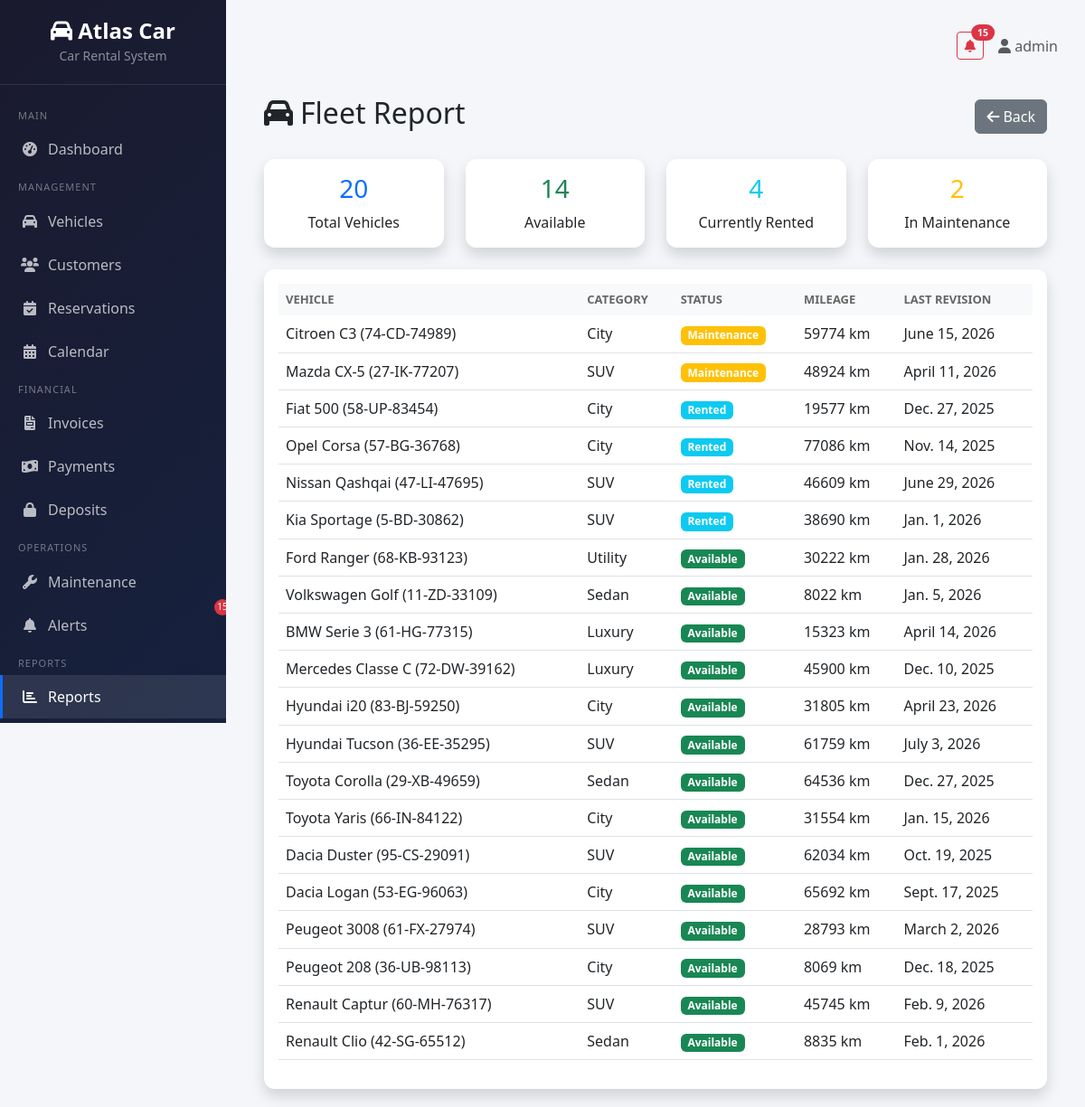
Page /reports/fleet/ (signed in) on the committed database.
### vehicles/models.py (models this page shows, shortened)
class Vehicle(models.Model):
    CATEGORY_CHOICES = [
        ('city', 'City'),
        ('suv', 'SUV'),
        ('sedan', 'Sedan'),
        ('utility', 'Utility'),
        ('luxury', 'Luxury'),
    ]
    TRANSMISSION_CHOICES = [
        ('manual', 'Manual'),
        ('automatic', 'Automatic'),
    ]
    STATUS_CHOICES = [
        ('available', 'Available'),
        ('rented', 'Rented'),
        ('maintenance', 'Maintenance'),
        ('out_of_service', 'Out of Service'),
    ]
    license_plate = models.CharField(
        max_length=20, unique=True,
        validators=[RegexValidator(r'^[A-Z0-9\-]+$', 'Enter a valid license plate.')],
        verbose_name='License Plate'
    )
    brand = models.CharField(max_length=100)
    model = models.CharField(max_length=100)
    year = models.PositiveIntegerField()
    color = models.CharField(max_length=50)
    category = models.CharField(max_length=20, choices=CATEGORY_CHOICES)
    transmission = models.CharField(max_length=20, choices=TRANSMISSION_CHOICES)
    seats = models.PositiveIntegerField(default=5)
    mileage = models.PositiveIntegerField(default=0)
    last_revision = models.DateField(null=True, blank=True)
    daily_price = models.DecimalField(max_digits=10, decimal_places=2, verbose_name='Daily Price (MAD)')
    deposit = models.DecimalField(max_digits=10, decimal_places=2, default=0, verbose_name='Security Deposit (MAD)')
    photo = models.ImageField(upload_to='vehicles/', blank=True, null=True)
    status = models.CharField(max_length=20, choices=STATUS_CHOICES, default='available')
    maintenance_threshold = models.PositiveIntegerField(default=10000, help_text='Mileage threshold for maintenance alert')
    created_at = models.DateTimeField(auto_now_add=True)
    updated_at = models.DateTimeField(auto_now=True)
    class Meta:
        ordering = ['-created_at']

### reports/views.py (the view)
# urls.py: path('fleet/', views.fleet_report, name='fleet_report'),
@login_required
def fleet_report(request):
    vehicles = Vehicle.objects.all()
    stats = {
        'total': vehicles.count(),
        'available': vehicles.filter(status='available').count(),
        'rented': vehicles.filter(status='rented').count(),
        'maintenance': vehicles.filter(status='maintenance').count(),
        'out_of_service': vehicles.filter(status='out_of_service').count(),
    }
    return render(request, 'reports/fleet_report.html', {
        'vehicles': vehicles, 'stats': stats
    })

### core/context_processors.py (called while the page is built)
def notifications_context(request):
    context = {}
    if request.user.is_authenticated:
        unread_alerts = Alert.objects.filter(is_read=False)
        context['unread_alerts_count'] = unread_alerts.count()
        context['unread_alerts'] = unread_alerts[:5]
    return context

### templates/reports/fleet_report.html
{% extends 'base.html' %}
{% block content %}
<div class="container-fluid">
    <div class="d-flex justify-content-between align-items-center mb-4">
        <h2><i class="fas fa-car me-2"></i>Fleet Report</h2>
        <a href="{% url 'reports:reports_index' %}" class="btn btn-secondary">
            <i class="fas fa-arrow-left me-1"></i>Back
        </a>
    </div>
    <div class="row mb-4">
        <div class="col-md-3">
            <div class="card shadow border-primary">
                <div class="card-body text-center">
                    <h3 class="text-primary">{{ stats.total }}</h3>
                    <p class="mb-0">Total Vehicles</p>
                </div>
            </div>
        </div>
        <div class="col-md-3">
            <div class="card shadow border-success">
                <div class="card-body text-center">
                    <h3 class="text-success">{{ stats.available }}</h3>
                    <p class="mb-0">Available</p>
                </div>
            </div>
        </div>
        <div class="col-md-3">
            <div class="card shadow border-info">
                <div class="card-body text-center">
                    <h3 class="text-info">{{ stats.rented }}</h3>
                    <p class="mb-0">Currently Rented</p>
                </div>
            </div>
        </div>
        <div class="col-md-3">
            <div class="card shadow border-warning">
                <div class="card-body text-center">
                    <h3 class="text-warning">{{ stats.maintenance }}</h3>
                    <p class="mb-0">In Maintenance</p>
                </div>
            </div>
        </div>
    </div>
    <div class="card shadow">
        <div class="card-body">
            <div class="table-responsive">
                <table class="table table-hover">
                    <thead class="table-light">
                        <tr>
                            <th>Vehicle</th>
                            <th>Category</th>
                            <th>Status</th>
                            <th>Mileage</th>
                            <th>Last Revision</th>
                        </tr>
                    </thead>
                    <tbody>
                        {% for vehicle in vehicles %}
                        <tr>
                            <td>{{ vehicle.brand }} {{ vehicle.model }} ({{ vehicle.license_plate }})</td>
                            <td>{{ vehicle.get_category_display }}</td>
                            <td>
                                <span class="badge
                                    {% if vehicle.get_status_display == 'Available' %}bg-success
                                    {% elif vehicle.get_status_display == 'Rented' %}bg-info
                                    {% elif vehicle.get_status_display == 'Maintenance' %}bg-warning
                                    {% else %}bg-danger
                                    {% endif %}">
                                    {{ vehicle.get_status_display }}
                                </span>
                            </td>
                            <td>{{ vehicle.mileage }} km</td>
                            <td>{{ vehicle.last_revision|default:"-" }}</td>
                        </tr>
                        {% empty %}
                        <tr>
                            <td colspan="5" class="text-center text-muted">No vehicles found.</td>
                        </tr>
                        {% endfor %}
                    </tbody>
                </table>
            </div>
        </div>
    </div>
</div>
{% endblock %}

### templates/base.html (shortened to what this page needs)
{% load static %}
<!DOCTYPE html>
<html lang="en">
<head>
    <link href="https://cdn.jsdelivr.net/npm/bootstrap@5.3.0/dist/css/bootstrap.min.css" rel="stylesheet">
    <link href="https://cdnjs.cloudflare.com/ajax/libs/font-awesome/6.0.0/css/all.min.css" rel="stylesheet">
</head>
<body>
    {% if user.is_authenticated %}
    <div class="sidebar">
        <div class="brand">
            <h4><i class="fas fa-car"></i> Atlas Car</h4>
            <small style="color: rgba(255,255,255,0.5);">Car Rental System</small>
        </div>
        <nav class="mt-3">
            <div class="nav-section">Main</div>
            <a href="{% url 'dashboard:home' %}" class="nav-link {% if request.resolver_match.url_name == 'home' %}active{% endif %}">
                <i class="fas fa-tachometer-alt"></i> Dashboard
            </a>
            <div class="nav-section">Management</div>
            <a href="{% url 'vehicles:vehicle_list' %}" class="nav-link {% if 'vehicle' in request.path %}active{% endif %}">
                <i class="fas fa-car"></i> Vehicles
            </a>
            <a href="{% url 'customers:customer_list' %}" class="nav-link {% if 'customer' in request.path %}active{% endif %}">
                <i class="fas fa-users"></i> Customers
            </a>
            <a href="{% url 'reservations:reservation_list' %}" class="nav-link {% if 'reservation' in request.path %}active{% endif %}">
                <i class="fas fa-calendar-check"></i> Reservations
            </a>
            <a href="{% url 'reservations:reservation_calendar' %}" class="nav-link {% if 'calendar' in request.path %}active{% endif %}">
                <i class="fas fa-calendar-alt"></i> Calendar
            </a>
            <div class="nav-section">Financial</div>
            <a href="{% url 'invoices:invoice_list' %}" class="nav-link {% if 'invoice' in request.path %}active{% endif %}">
                <i class="fas fa-file-invoice"></i> Invoices
            </a>
            <a href="{% url 'payments:payment_list' %}" class="nav-link {% if 'payment' in request.path and 'deposit' not in request.path %}active{% endif %}">
                <i class="fas fa-money-bill-wave"></i> Payments
            </a>
            <a href="{% url 'payments:deposit_list' %}" class="nav-link {% if 'deposit' in request.path %}active{% endif %}">
                <i class="fas fa-lock"></i> Deposits
            </a>
            <div class="nav-section">Operations</div>
            <a href="{% url 'maintenance:maintenance_list' %}" class="nav-link {% if 'maintenance' in request.path %}active{% endif %}">
                <i class="fas fa-wrench"></i> Maintenance
            </a>
            <a href="{% url 'alerts:alert_list' %}" class="nav-link {% if 'alert' in request.path %}active{% endif %}" style="position:relative;">
                <i class="fas fa-bell"></i> Alerts
                {% if unread_alerts_count %}<span class="alert-badge">{{ unread_alerts_count }}</span>{% endif %}
            </a>
            <div class="nav-section">Reports</div>
            <a href="{% url 'reports:reports_index' %}" class="nav-link {% if 'report' in request.path %}active{% endif %}">
                <i class="fas fa-chart-bar"></i> Reports
            </a>
            <div class="nav-section">Account</div>
        </nav>
    </div>
    {% endif %}
    <div class="main-content">
        {% if user.is_authenticated %}
        <div class="top-bar">
            <div class="d-flex align-items-center gap-3">
                {% if unread_alerts_count %}
                <a href="{% url 'alerts:alert_list' %}" class="btn btn-outline-danger btn-sm position-relative">
                    <i class="fas fa-bell"></i>
                    <span class="position-absolute top-0 start-100 translate-middle badge rounded-pill bg-danger">
                        {{ unread_alerts_count }}
                    </span>
                </a>
                {% endif %}
                <span class="text-muted">
                    <i class="fas fa-user"></i> {{ user.get_full_name|default:user.username }}
                </span>
            </div>
        </div>
        {% endif %}
        {% block content %}{% endblock %}
    </div>
</body>
</html>

### templates/base.html (style rules this page uses)
:root { --sidebar-width: 250px; --primary-color: #0d6efd; }
body { font-family: 'Segoe UI', Tahoma, Geneva, Verdana, sans-serif; background: #f4f6f9; }
.sidebar { position: fixed; top: 0; left: 0; height: 100vh; width: var(--sidebar-width); background: linear-gradient(135deg, #1a1a2e, #16213e); color: #fff; overflow-y: auto; z-index: 1000; transition: all 0.3s; }
.sidebar .brand { padding: 20px; text-align: center; border-bottom: 1px solid rgba(255,255,255,0.1); }
.sidebar .brand h4 { margin: 0; color: #fff; font-weight: 700; }
.sidebar .nav-link { color: rgba(255,255,255,0.7); padding: 12px 20px; display: flex; align-items: center; gap: 10px; transition: all 0.3s; border-left: 3px solid transparent; }
.sidebar .nav-link:hover, .sidebar .nav-link.active { color: #fff; background: rgba(255,255,255,0.1); border-left-color: var(--primary-color); }
.sidebar .nav-link i { width: 20px; text-align: center; }
.sidebar .nav-section { padding: 10px 20px 5px; font-size: 11px; text-transform: uppercase; color: rgba(255,255,255,0.4); letter-spacing: 1px; }
.main-content { margin-left: var(--sidebar-width); padding: 20px 30px; min-height: 100vh; }
.top-bar { display: flex; justify-content: space-between; align-items: center; margin-bottom: 25px; padding: 15px 0; }
.card { border: none; border-radius: 12px; box-shadow: 0 2px 10px rgba(0,0,0,0.08); transition: transform 0.2s; }
.table th { background: #f8f9fa; border: none; font-weight: 600; font-size: 13px; text-transform: uppercase; color: #666; }
.alert-badge { position: absolute; top: -5px; right: -5px; background: #dc3545; color: white; border-radius: 50%; width: 18px; height: 18px; font-size: 10px; display: flex; align-items: center; justify-content: center; }

### rows in the picture
Vehicle: brand "Citroen", model "C3", license_plate "74-CD-74989", category "City", status "Maintenance", mileage "59774", last_revision "June 15, 2026"
Vehicle: brand "Mazda", model "CX-5", license_plate "27-IK-77207", category "SUV", status "Maintenance", mileage "48924", last_revision "April 11, 2026"
Vehicle: brand "Fiat", model "500", license_plate "58-UP-83454", category "City", status "Rented", mileage "19577", last_revision "Dec. 27, 2025"
Vehicle: brand "Opel", model "Corsa", license_plate "57-BG-36768", category "City", status "Rented", mileage "77086", last_revision "Nov. 14, 2025"
Vehicle: brand "Nissan", model "Qashqai", license_plate "47-LI-47695", category "SUV", status "Rented", mileage "46609", last_revision "June 29, 2026"
Vehicle: brand "Kia", model "Sportage", license_plate "5-BD-30862", category "SUV", status "Rented", mileage "38690", last_revision "Jan. 1, 2026"
Vehicle: brand "Ford", model "Ranger", license_plate "68-KB-93123", category "Utility", status "Available", mileage "30222", last_revision "Jan. 28, 2026"
Vehicle: brand "Volkswagen", model "Golf", license_plate "11-ZD-33109", category "Sedan", status "Available", mileage "8022", last_revision "Jan. 5, 2026"
Vehicle: brand "BMW", model "Serie 3", license_plate "61-HG-77315", category "Luxury", status "Available", mileage "15323", last_revision "April 14, 2026"
Vehicle: brand "Mercedes", model "Classe C", license_plate "72-DW-39162", category "Luxury", status "Available", mileage "45900", last_revision "Dec. 10, 2025"
Vehicle: brand "Hyundai", model "i20", license_plate "83-BJ-59250", category "City", status "Available", mileage "31805", last_revision "April 23, 2026"
Vehicle: brand "Hyundai", model "Tucson", license_plate "36-EE-35295", category "SUV", status "Available", mileage "61759", last_revision "July 3, 2026"
Vehicle: brand "Toyota", model "Corolla", license_plate "29-XB-49659", category "Sedan", status "Available", mileage "64536", last_revision "Dec. 27, 2025"
Vehicle: brand "Toyota", model "Yaris", license_plate "66-IN-84122", category "City", status "Available", mileage "31554", last_revision "Jan. 15, 2026"
Vehicle: brand "Dacia", model "Duster", license_plate "95-CS-29091", category "SUV", status "Available", mileage "62034", last_revision "Oct. 19, 2025"
Vehicle: brand "Dacia", model "Logan", license_plate "53-EG-96063", category "City", status "Available", mileage "65692", last_revision "Sept. 17, 2025"
Vehicle: brand "Peugeot", model "3008", license_plate "61-FX-27974", category "SUV", status "Available", mileage "28793", last_revision "March 2, 2026"
Vehicle: brand "Peugeot", model "208", license_plate "36-UB-98113", category "City", status "Available", mileage "8069", last_revision "Dec. 18, 2025"
Vehicle: brand "Renault", model "Captur", license_plate "60-MH-76317", category "SUV", status "Available", mileage "45745", last_revision "Feb. 9, 2026"
Vehicle: brand "Renault", model "Clio", license_plate "42-SG-65512", category "Sedan", status "Available", mileage "8835", last_revision "Feb. 1, 2026"

### other values in the picture
{{ unread_alerts_count }} "15"
{{ user.get_full_name|default:user.username }} "admin"
{{ stats.total }} "20"
{{ stats.available }} "14"
{{ stats.rented }} "4"
{{ stats.maintenance }} "2"
